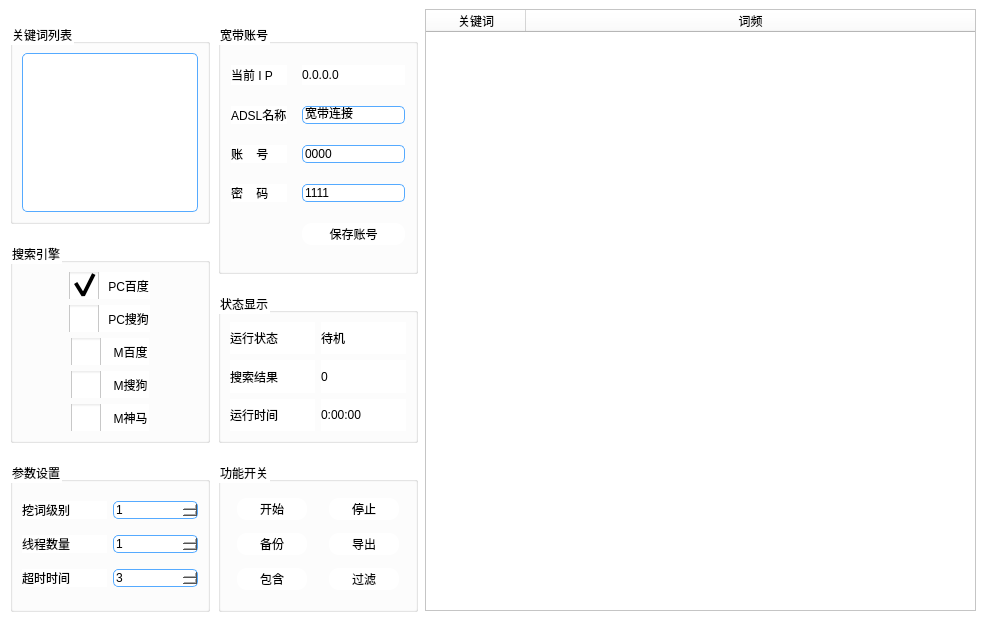
<?xml version="1.0" encoding="UTF-8"?>
<ui version="4.0">
 <class>Form</class>
 <widget class="QWidget" name="Form">
  <property name="geometry">
   <rect>
    <x>0</x>
    <y>0</y>
    <width>985</width>
    <height>620</height>
   </rect>
  </property>
  <property name="windowTitle">
   <string>挖掘机</string>
  </property>
  <property name="windowIcon">
   <iconset resource="image.qrc">
    <normaloff>:/newPrefix/title.ico</normaloff>:/newPrefix/title.ico</iconset>
  </property>
  <property name="styleSheet">
   <string notr="true">QWidget{background-color: rgb(255, 255, 255)}
QPushButton{border-style:none;}
QPushButton:hover{color:lightskyblue}
QPushButton{background-color:white}
QPushButton{border:2px}
QPushButton{border-radius:10px}
QPushButton{padding:2px 4px}
QPushButton:pressed {  
    /* 改变背景色 */
    /* background-color:rgb(180, 180, 180,120); */
    /* 改变边框风格 */  
    /* border-style:inset; */
    /* 使文字有一点移动 */  
    padding-left:2px;  
    padding-top:2px;  
}

QCheckBox::indicator{width: 30px;height: 30px;}
QCheckBox::indicator:unchecked{image: url(:/newPrefix/多选1.png);}
QCheckBox::indicator:checked{image: url(:/newPrefix/多选.png);}
QCheckBox:hover{color:lightskyblue}
QCheckBox:pressed{
    padding-left:2px;  
    padding-top:2px;  
}

QLineEdit{border: 1px solid #55aaff;}
QLineEdit{border-radius:5px;}
QLineEdit:focus{border: 1px solid #78ffeb;}

QTextEdit{border: 1px solid #55aaff;}
QTextEdit{border-radius:5px;}
QTextEdit:focus{border: 1px solid #78ffeb;}

QSpinBox{border: 1px solid #55aaff;}
QSpinBox{border-radius:5px;}
QSpinBox:focus{border: 1px solid #78ffeb;}

QSpinBox::up-button {subcontrol-origin:border;
	subcontrol-position:right;
	image: url(:/newPrefix/右.png);
	width: 20px;
	height: 20px;				
}
QSpinBox::down-button {subcontrol-origin:border;
	subcontrol-position:left;
	image: url(:/newPrefix/左.png);
	width: 20px;
	height: 20px;
}
QSpinBox::up-button:pressed{subcontrol-origin:border;
	subcontrol-position:right;
	image: url(:/newPrefix/右.png);
	width: 20px;
	height: 20px;
	padding-left:2px;  
    padding-top:2px;  		
}
QSpinBox::down-button:pressed{
	subcontrol-position:left;
	image: url(:/newPrefix/左.png);
	width: 20px;
	height: 20px;
    padding-left:2px;  
    padding-top:2px;  
}
</string>
  </property>
  <widget class="QWidget" name="widget" native="true">
   <property name="geometry">
    <rect>
     <x>9</x>
     <y>9</y>
     <width>202</width>
     <height>620</height>
    </rect>
   </property>
   <property name="minimumSize">
    <size>
     <width>202</width>
     <height>620</height>
    </size>
   </property>
   <property name="maximumSize">
    <size>
     <width>182</width>
     <height>620</height>
    </size>
   </property>
   <layout class="QVBoxLayout" name="verticalLayout_3">
    <property name="spacing">
     <number>5</number>
    </property>
    <property name="leftMargin">
     <number>1</number>
    </property>
    <property name="topMargin">
     <number>1</number>
    </property>
    <property name="rightMargin">
     <number>1</number>
    </property>
    <property name="bottomMargin">
     <number>1</number>
    </property>
    <item>
     <widget class="QGroupBox" name="groupBox_3">
      <property name="minimumSize">
       <size>
        <width>200</width>
        <height>200</height>
       </size>
      </property>
      <property name="maximumSize">
       <size>
        <width>200</width>
        <height>200</height>
       </size>
      </property>
      <property name="title">
       <string>关键词列表</string>
      </property>
      <layout class="QVBoxLayout" name="verticalLayout_2">
       <item>
        <widget class="QTextEdit" name="textEdit"/>
       </item>
      </layout>
     </widget>
    </item>
    <item>
     <widget class="QGroupBox" name="groupBox">
      <property name="minimumSize">
       <size>
        <width>200</width>
        <height>200</height>
       </size>
      </property>
      <property name="maximumSize">
       <size>
        <width>200</width>
        <height>200</height>
       </size>
      </property>
      <property name="title">
       <string>搜索引擎</string>
      </property>
      <layout class="QVBoxLayout" name="verticalLayout">
       <property name="leftMargin">
        <number>9</number>
       </property>
       <item alignment="Qt::AlignHCenter">
        <widget class="QCheckBox" name="checkBox_PCbaidu">
         <property name="text">
          <string> PC百度</string>
         </property>
         <property name="checked">
          <bool>true</bool>
         </property>
        </widget>
       </item>
       <item alignment="Qt::AlignHCenter">
        <widget class="QCheckBox" name="checkBox_PCsogou">
         <property name="text">
          <string> PC搜狗</string>
         </property>
        </widget>
       </item>
       <item alignment="Qt::AlignHCenter">
        <widget class="QCheckBox" name="checkBox_Mbaidu">
         <property name="text">
          <string>  M百度</string>
         </property>
        </widget>
       </item>
       <item alignment="Qt::AlignHCenter">
        <widget class="QCheckBox" name="checkBox_Msogou">
         <property name="text">
          <string>  M搜狗</string>
         </property>
        </widget>
       </item>
       <item alignment="Qt::AlignHCenter">
        <widget class="QCheckBox" name="checkBox_Mshenma">
         <property name="text">
          <string>  M神马</string>
         </property>
        </widget>
       </item>
      </layout>
     </widget>
    </item>
    <item>
     <widget class="QGroupBox" name="groupBox_2">
      <property name="minimumSize">
       <size>
        <width>200</width>
        <height>150</height>
       </size>
      </property>
      <property name="maximumSize">
       <size>
        <width>200</width>
        <height>150</height>
       </size>
      </property>
      <property name="title">
       <string>参数设置</string>
      </property>
      <layout class="QGridLayout" name="gridLayout">
       <item row="2" column="1">
        <widget class="QSpinBox" name="spinBox_thread">
         <property name="minimum">
          <number>1</number>
         </property>
        </widget>
       </item>
       <item row="3" column="0">
        <widget class="QLabel" name="label_2">
         <property name="text">
          <string>超时时间</string>
         </property>
        </widget>
       </item>
       <item row="3" column="1">
        <widget class="QSpinBox" name="spinBox_time">
         <property name="minimum">
          <number>1</number>
         </property>
         <property name="value">
          <number>3</number>
         </property>
        </widget>
       </item>
       <item row="1" column="0">
        <widget class="QLabel" name="label_7">
         <property name="text">
          <string>挖词级别</string>
         </property>
        </widget>
       </item>
       <item row="2" column="0">
        <widget class="QLabel" name="label">
         <property name="text">
          <string>线程数量</string>
         </property>
        </widget>
       </item>
       <item row="1" column="1">
        <widget class="QSpinBox" name="spinBox_level">
         <property name="minimum">
          <number>1</number>
         </property>
        </widget>
       </item>
      </layout>
     </widget>
    </item>
   </layout>
  </widget>
  <widget class="QWidget" name="widget_3" native="true">
   <property name="geometry">
    <rect>
     <x>217</x>
     <y>9</y>
     <width>202</width>
     <height>620</height>
    </rect>
   </property>
   <property name="minimumSize">
    <size>
     <width>202</width>
     <height>620</height>
    </size>
   </property>
   <property name="maximumSize">
    <size>
     <width>202</width>
     <height>620</height>
    </size>
   </property>
   <layout class="QVBoxLayout" name="verticalLayout_4">
    <property name="spacing">
     <number>5</number>
    </property>
    <property name="leftMargin">
     <number>1</number>
    </property>
    <property name="topMargin">
     <number>1</number>
    </property>
    <property name="rightMargin">
     <number>1</number>
    </property>
    <property name="bottomMargin">
     <number>1</number>
    </property>
    <item>
     <widget class="QGroupBox" name="groupBox_5">
      <property name="minimumSize">
       <size>
        <width>200</width>
        <height>250</height>
       </size>
      </property>
      <property name="maximumSize">
       <size>
        <width>200</width>
        <height>250</height>
       </size>
      </property>
      <property name="title">
       <string>宽带账号</string>
      </property>
      <layout class="QGridLayout" name="gridLayout_2">
       <property name="leftMargin">
        <number>10</number>
       </property>
       <property name="topMargin">
        <number>10</number>
       </property>
       <property name="rightMargin">
        <number>10</number>
       </property>
       <property name="bottomMargin">
        <number>15</number>
       </property>
       <property name="horizontalSpacing">
        <number>15</number>
       </property>
       <property name="verticalSpacing">
        <number>10</number>
       </property>
       <item row="0" column="0">
        <widget class="QLabel" name="label_3">
         <property name="minimumSize">
          <size>
           <width>0</width>
           <height>20</height>
          </size>
         </property>
         <property name="maximumSize">
          <size>
           <width>16777215</width>
           <height>20</height>
          </size>
         </property>
         <property name="text">
          <string>当前 I P</string>
         </property>
        </widget>
       </item>
       <item row="0" column="1">
        <widget class="QLabel" name="label_ip">
         <property name="text">
          <string>0.0.0.0</string>
         </property>
        </widget>
       </item>
       <item row="1" column="0">
        <widget class="QLabel" name="label_9">
         <property name="text">
          <string>ADSL名称</string>
         </property>
        </widget>
       </item>
       <item row="1" column="1">
        <widget class="QLineEdit" name="lineEdit_adsl">
         <property name="text">
          <string>宽带连接</string>
         </property>
        </widget>
       </item>
       <item row="2" column="0">
        <widget class="QLabel" name="label_10">
         <property name="text">
          <string>账    号</string>
         </property>
        </widget>
       </item>
       <item row="2" column="1">
        <widget class="QLineEdit" name="lineEdit_user">
         <property name="text">
          <string>0000</string>
         </property>
        </widget>
       </item>
       <item row="3" column="0">
        <widget class="QLabel" name="label_11">
         <property name="text">
          <string>密    码</string>
         </property>
        </widget>
       </item>
       <item row="3" column="1">
        <widget class="QLineEdit" name="lineEdit_pwd">
         <property name="text">
          <string>1111</string>
         </property>
        </widget>
       </item>
       <item row="4" column="1">
        <widget class="QPushButton" name="pushButton_save">
         <property name="enabled">
          <bool>true</bool>
         </property>
         <property name="minimumSize">
          <size>
           <width>0</width>
           <height>16</height>
          </size>
         </property>
         <property name="styleSheet">
          <string notr="true"/>
         </property>
         <property name="text">
          <string>保存账号</string>
         </property>
         <property name="icon">
          <iconset resource="image.qrc">
           <normaloff>:/newPrefix/钥匙.png</normaloff>:/newPrefix/钥匙.png</iconset>
         </property>
        </widget>
       </item>
      </layout>
     </widget>
    </item>
    <item>
     <widget class="QGroupBox" name="groupBox_4">
      <property name="minimumSize">
       <size>
        <width>200</width>
        <height>150</height>
       </size>
      </property>
      <property name="maximumSize">
       <size>
        <width>200</width>
        <height>150</height>
       </size>
      </property>
      <property name="title">
       <string>状态显示</string>
      </property>
      <layout class="QGridLayout" name="gridLayout_3">
       <item row="3" column="0">
        <widget class="QLabel" name="label_5">
         <property name="text">
          <string>运行时间</string>
         </property>
        </widget>
       </item>
       <item row="3" column="1">
        <widget class="QLabel" name="label_rnutime">
         <property name="minimumSize">
          <size>
           <width>60</width>
           <height>0</height>
          </size>
         </property>
         <property name="maximumSize">
          <size>
           <width>16777215</width>
           <height>16777215</height>
          </size>
         </property>
         <property name="text">
          <string>0:00:00</string>
         </property>
        </widget>
       </item>
       <item row="2" column="0">
        <widget class="QLabel" name="label_4">
         <property name="text">
          <string>搜索结果</string>
         </property>
        </widget>
       </item>
       <item row="2" column="1">
        <widget class="QLabel" name="label_result">
         <property name="minimumSize">
          <size>
           <width>60</width>
           <height>0</height>
          </size>
         </property>
         <property name="maximumSize">
          <size>
           <width>16777215</width>
           <height>16777215</height>
          </size>
         </property>
         <property name="text">
          <string>0</string>
         </property>
        </widget>
       </item>
       <item row="0" column="0">
        <widget class="QLabel" name="label_6">
         <property name="text">
          <string>运行状态</string>
         </property>
        </widget>
       </item>
       <item row="0" column="1">
        <widget class="QLabel" name="label_status">
         <property name="minimumSize">
          <size>
           <width>60</width>
           <height>0</height>
          </size>
         </property>
         <property name="maximumSize">
          <size>
           <width>16777215</width>
           <height>16777215</height>
          </size>
         </property>
         <property name="text">
          <string>待机</string>
         </property>
        </widget>
       </item>
      </layout>
     </widget>
    </item>
    <item>
     <widget class="QGroupBox" name="groupBox_6">
      <property name="minimumSize">
       <size>
        <width>200</width>
        <height>150</height>
       </size>
      </property>
      <property name="maximumSize">
       <size>
        <width>200</width>
        <height>150</height>
       </size>
      </property>
      <property name="title">
       <string>功能开关</string>
      </property>
      <layout class="QGridLayout" name="gridLayout_5">
       <property name="horizontalSpacing">
        <number>15</number>
       </property>
       <item row="1" column="1">
        <widget class="QPushButton" name="pushButton_out">
         <property name="minimumSize">
          <size>
           <width>70</width>
           <height>0</height>
          </size>
         </property>
         <property name="maximumSize">
          <size>
           <width>70</width>
           <height>16777215</height>
          </size>
         </property>
         <property name="text">
          <string>导出</string>
         </property>
         <property name="icon">
          <iconset resource="image.qrc">
           <normaloff>:/newPrefix/导出.png</normaloff>:/newPrefix/导出.png</iconset>
         </property>
        </widget>
       </item>
       <item row="0" column="0">
        <widget class="QPushButton" name="pushButton_run">
         <property name="minimumSize">
          <size>
           <width>70</width>
           <height>0</height>
          </size>
         </property>
         <property name="maximumSize">
          <size>
           <width>70</width>
           <height>16777215</height>
          </size>
         </property>
         <property name="text">
          <string>开始</string>
         </property>
         <property name="icon">
          <iconset resource="image.qrc">
           <normaloff>:/newPrefix/开始.png</normaloff>:/newPrefix/开始.png</iconset>
         </property>
        </widget>
       </item>
       <item row="1" column="0">
        <widget class="QPushButton" name="pushButton_bp">
         <property name="minimumSize">
          <size>
           <width>70</width>
           <height>0</height>
          </size>
         </property>
         <property name="maximumSize">
          <size>
           <width>70</width>
           <height>16777215</height>
          </size>
         </property>
         <property name="text">
          <string>备份</string>
         </property>
         <property name="icon">
          <iconset resource="image.qrc">
           <normaloff>:/newPrefix/备份.png</normaloff>:/newPrefix/备份.png</iconset>
         </property>
        </widget>
       </item>
       <item row="0" column="1">
        <widget class="QPushButton" name="pushButton_stop">
         <property name="minimumSize">
          <size>
           <width>70</width>
           <height>0</height>
          </size>
         </property>
         <property name="maximumSize">
          <size>
           <width>70</width>
           <height>16777215</height>
          </size>
         </property>
         <property name="text">
          <string>停止</string>
         </property>
         <property name="icon">
          <iconset resource="image.qrc">
           <normaloff>:/newPrefix/停止.png</normaloff>:/newPrefix/停止.png</iconset>
         </property>
        </widget>
       </item>
       <item row="2" column="0">
        <widget class="QPushButton" name="pushButton_contain">
         <property name="minimumSize">
          <size>
           <width>70</width>
           <height>0</height>
          </size>
         </property>
         <property name="maximumSize">
          <size>
           <width>70</width>
           <height>16777215</height>
          </size>
         </property>
         <property name="text">
          <string>包含</string>
         </property>
         <property name="icon">
          <iconset resource="image.qrc">
           <normaloff>:/newPrefix/盒子.png</normaloff>:/newPrefix/盒子.png</iconset>
         </property>
        </widget>
       </item>
       <item row="2" column="1">
        <widget class="QPushButton" name="pushButton_filter">
         <property name="minimumSize">
          <size>
           <width>70</width>
           <height>0</height>
          </size>
         </property>
         <property name="maximumSize">
          <size>
           <width>70</width>
           <height>16777215</height>
          </size>
         </property>
         <property name="text">
          <string>过滤</string>
         </property>
         <property name="icon">
          <iconset resource="image.qrc">
           <normaloff>:/newPrefix/过滤.png</normaloff>:/newPrefix/过滤.png</iconset>
         </property>
        </widget>
       </item>
      </layout>
     </widget>
    </item>
   </layout>
  </widget>
  <widget class="QTableWidget" name="tableWidget">
   <property name="geometry">
    <rect>
     <x>425</x>
     <y>9</y>
     <width>551</width>
     <height>602</height>
    </rect>
   </property>
   <property name="minimumSize">
    <size>
     <width>0</width>
     <height>602</height>
    </size>
   </property>
   <property name="maximumSize">
    <size>
     <width>16777215</width>
     <height>602</height>
    </size>
   </property>
   <attribute name="horizontalHeaderShowSortIndicator" stdset="0">
    <bool>false</bool>
   </attribute>
   <attribute name="horizontalHeaderStretchLastSection">
    <bool>true</bool>
   </attribute>
   <column>
    <property name="text">
     <string>关键词</string>
    </property>
   </column>
   <column>
    <property name="text">
     <string>词频</string>
    </property>
   </column>
  </widget>
 </widget>
 <resources>
  <include location="image.qrc"/>
 </resources>
 <connections/>
</ui>
